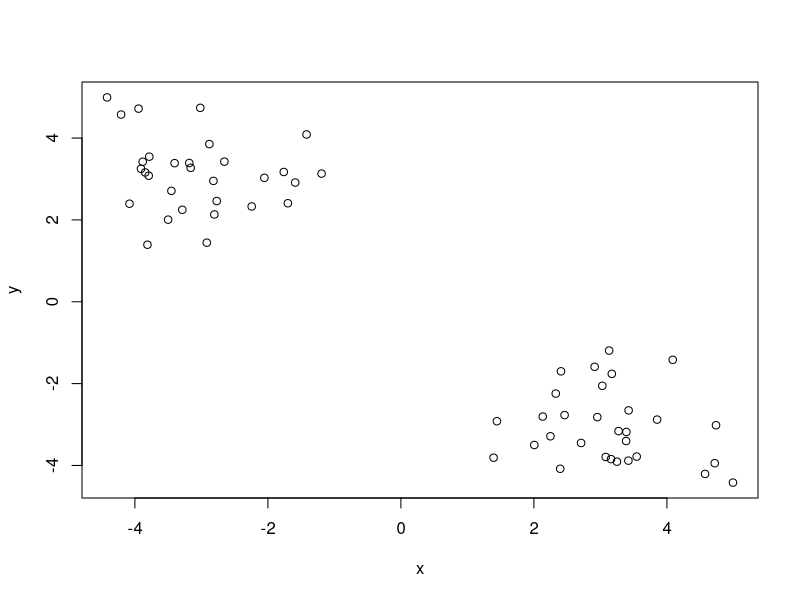
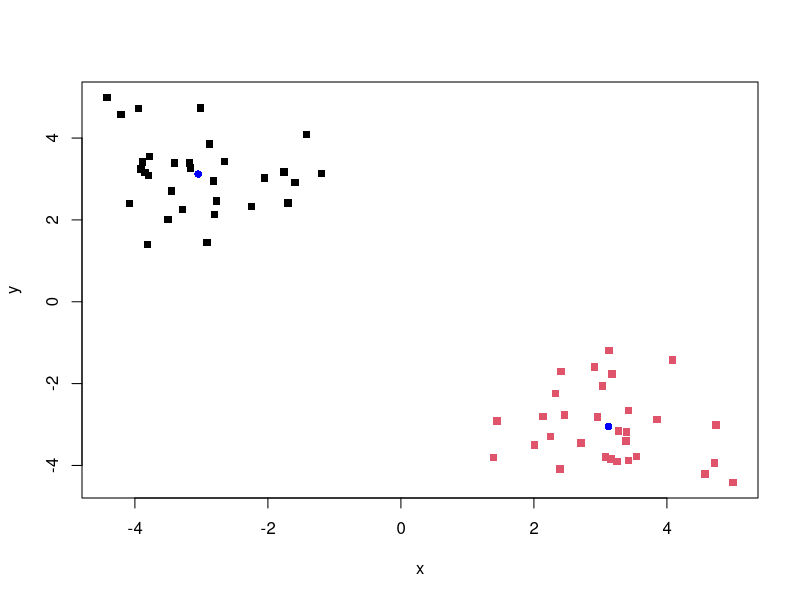
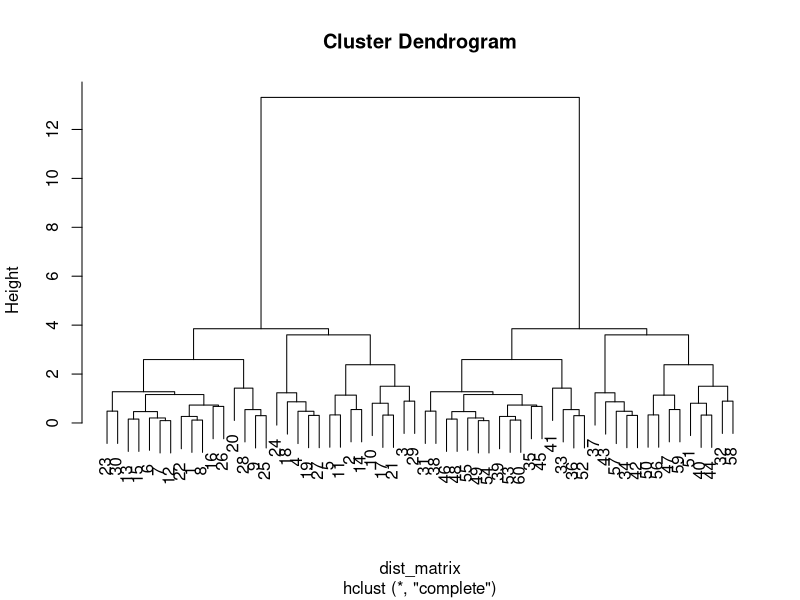
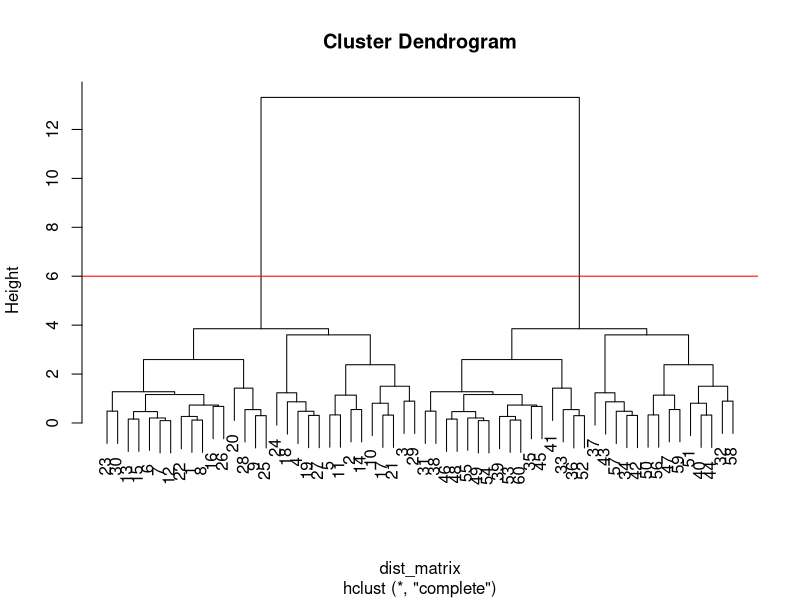
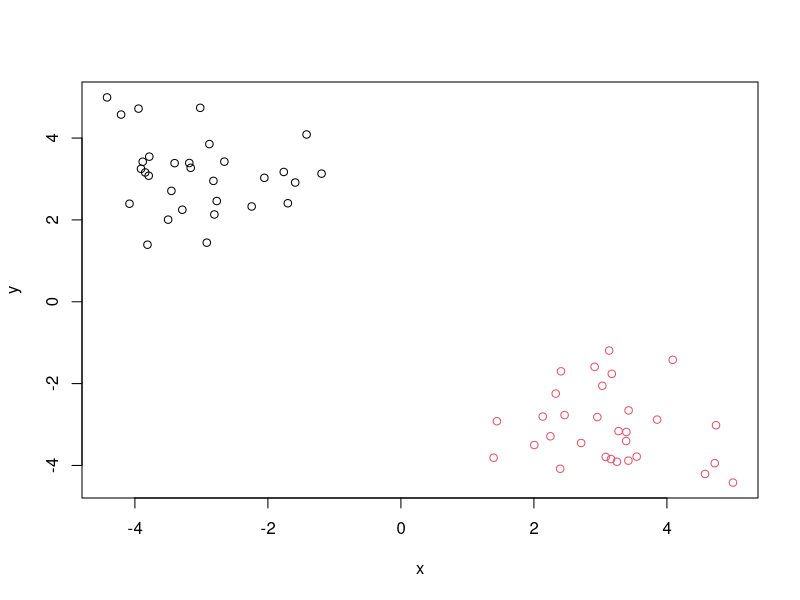
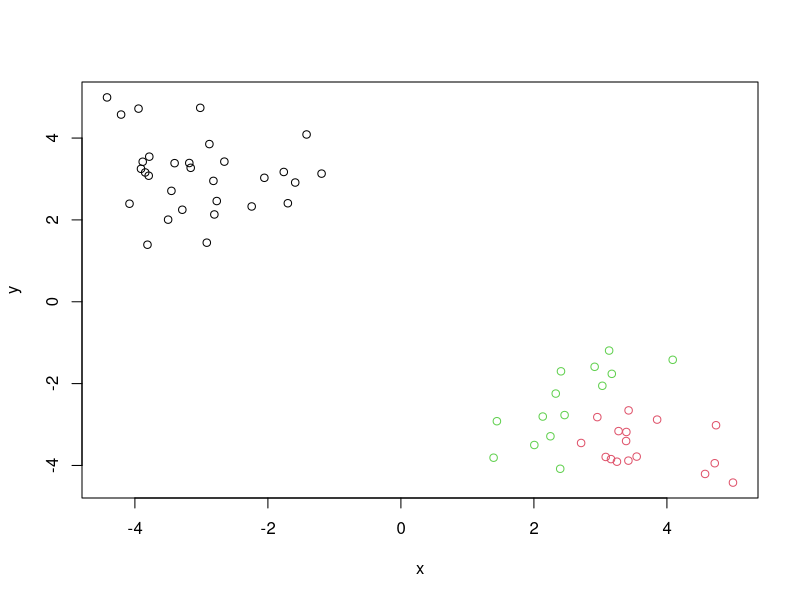
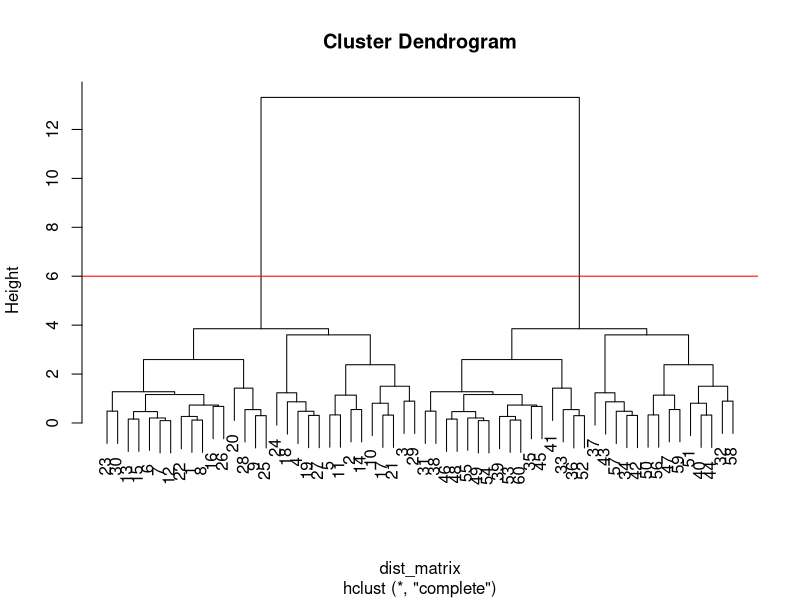
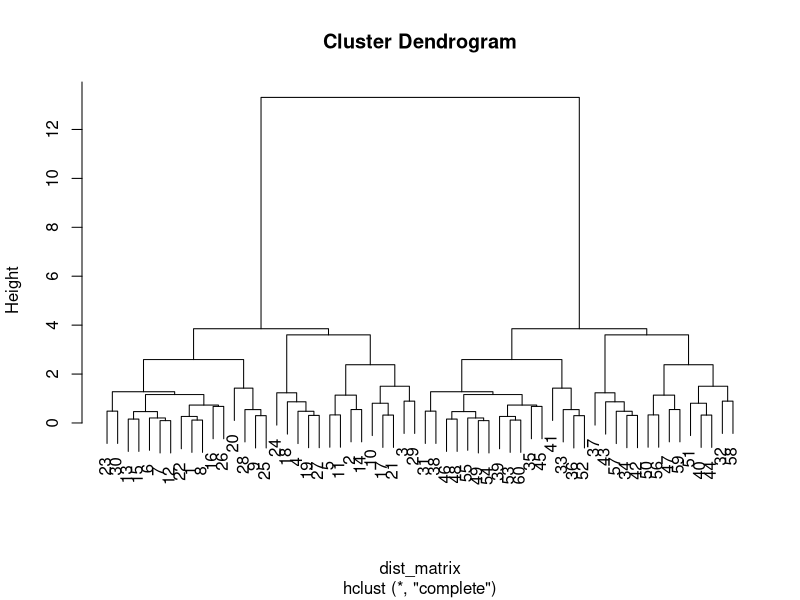

Source code (R) for these figures, in order:
## ---- chunk 1
knitr::opts_chunk$set(echo = TRUE)
## ---- chunk 2
tmp <-  c(rnorm(30,-3), rnorm(30,3))
x <- cbind( x=tmp, y=rev( tmp))

plot(x)
## ---- chunk 3
km <- kmeans(x, centers = 2, nstart = 20)
km
## ---- chunk 4
#cluster sie
km$size
#cluster assignment
km$cluster
#cluster centers
km$centers
## ---- chunk 5
plot(x, col=km$cluster, pch=15)
points(km$centers, col="blue", pch=16)
## ---- chunk 6
# First we need to calculate point (dis)similarity
# as the Euclidean distance between observations
dist_matrix <- dist(x)
# The hclust() function returns a hierarchical
# clustering model
hc <- hclust(d = dist_matrix)
# the print method is not so useful here
hc 
## ---- chunk 7
View( as.matrix(dist_matrix))
dim(as.matrix(dist_matrix))
## ---- chunk 8
plot(hc)
## ---- chunk 9
plot(hc)
abline(h=6, col="red")
#can either cut by h or by k 
grps <- cutree(hc, h=6)
table( grps)
plot(x, col=grps) # returns same colors as k means clustering above!
## ---- chunk 10
plot(x, col=cutree(hc, k=3))
## ---- chunk 11
# Draws a dendrogram
plot(hc)
abline(h=6, col="red")
grps2<- cutree(hc, k=2 ) # Cut into k grps
plot(hc, col=grps2)
## ---- chunk 12
# Step 1. Generate some example data for clustering
x <- rbind(
 matrix(rnorm(100, mean=0, sd = 0.3), ncol = 2), # c1
 matrix(rnorm(100, mean = 1, sd = 0.3), ncol = 2), # c2
 matrix(c(rnorm(50, mean = 1, sd = 0.3), # c3
 rnorm(50, mean = 0, sd = 0.3)), ncol = 2))
colnames(x) <- c("x", "y")
# Step 2. Plot the data without clustering
plot(x)
# Step 3. Generate colors for known clusters
# (just so we can compare to hclust results)
col <- as.factor( rep(c("c1","c2","c3"), each=50) )
plot(x, col=col)

## ---- chunk 13
my.dist.matrix<- dist(x)
hc2<- hclust(my.dist.matrix)
grps2<- cutree(hc2, k = 3)
plot(hc2)
table(grps2)

## ---- chunk 14
plot(x, col=grps2)
